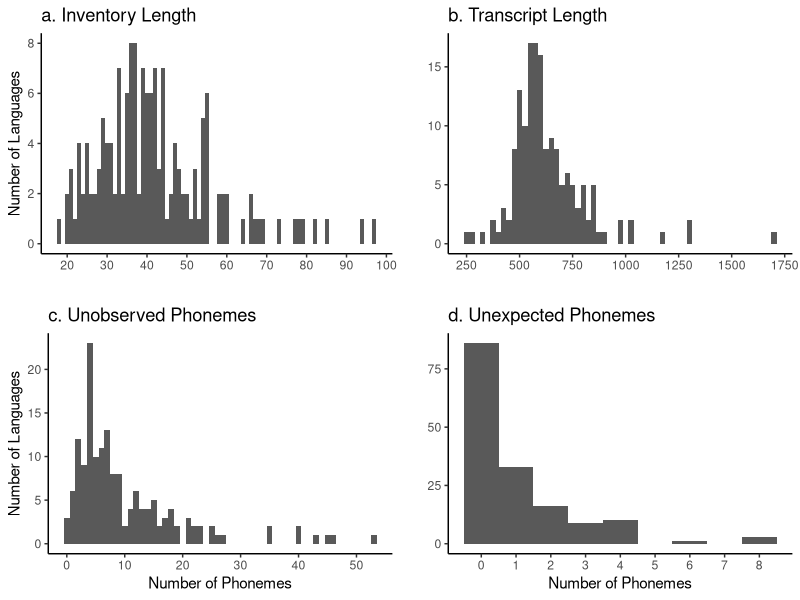

This chart was generated by the following R code:
#!/usr/bin/env Rscript
library(ggplot2)
library(gridExtra)

coverage <- read.delim('statistics.dat', header=TRUE)

# workaround https://github.com/hadley/ggplot2/issues/1565
theme_sjg <- theme_classic() + theme(
    axis.line.x = element_line(colour = 'black', size=0.5, linetype='solid'),
    axis.line.y = element_line(colour = 'black', size=0.5, linetype='solid'),
    plot.title = element_text(hjust=0)
)


pIL <- ggplot(coverage, aes(InventoryLength))
pIL <- pIL + geom_histogram(binwidth=1)
pIL <- pIL + xlab("") + ylab("Number of Languages")
pIL <- pIL + scale_x_continuous(breaks=c(0, 10, 20, 30, 40, 50, 60, 70, 80, 90, 100))


pTL <- ggplot(coverage, aes(TranscriptLength))
pTL <- pTL + geom_histogram(binwidth=25)
pTL <- pTL + scale_x_continuous(breaks=c(0, 250, 500, 750, 1000, 1250, 1500, 1750))
pTL <- pTL + xlab("") + ylab("")


pAb <- ggplot(coverage, aes(Unobserved))
pAb <- pAb + geom_histogram(binwidth=1)
pAb <- pAb + scale_x_continuous(breaks=c(0, 10, 20, 30, 40, 50))
pAb <- pAb + xlab("Number of Phonemes") + ylab("Number of Languages")

pEr <- ggplot(coverage, aes(DistinctErrors))
pEr <- pEr + geom_histogram(binwidth=1)
pEr <- pEr + scale_x_continuous(breaks=c(0, seq(1:9)))
pEr <- pEr + xlab("Number of Phonemes") + ylab("")

# labels a, b, c
pIL <- pIL + ggtitle('a. Inventory Length')  + theme_sjg
pTL <- pTL + ggtitle('b. Transcript Length') + theme_sjg
pAb <- pAb + ggtitle('c. Unobserved Phonemes') + theme_sjg
pEr <- pEr + ggtitle('d. Unexpected Phonemes') + theme_sjg

pdf('summary_histograms.pdf', width=8, height=6)
grid.arrange(pIL, pTL, pAb, pEr, ncol=2, nrow=2)
dev.off()
